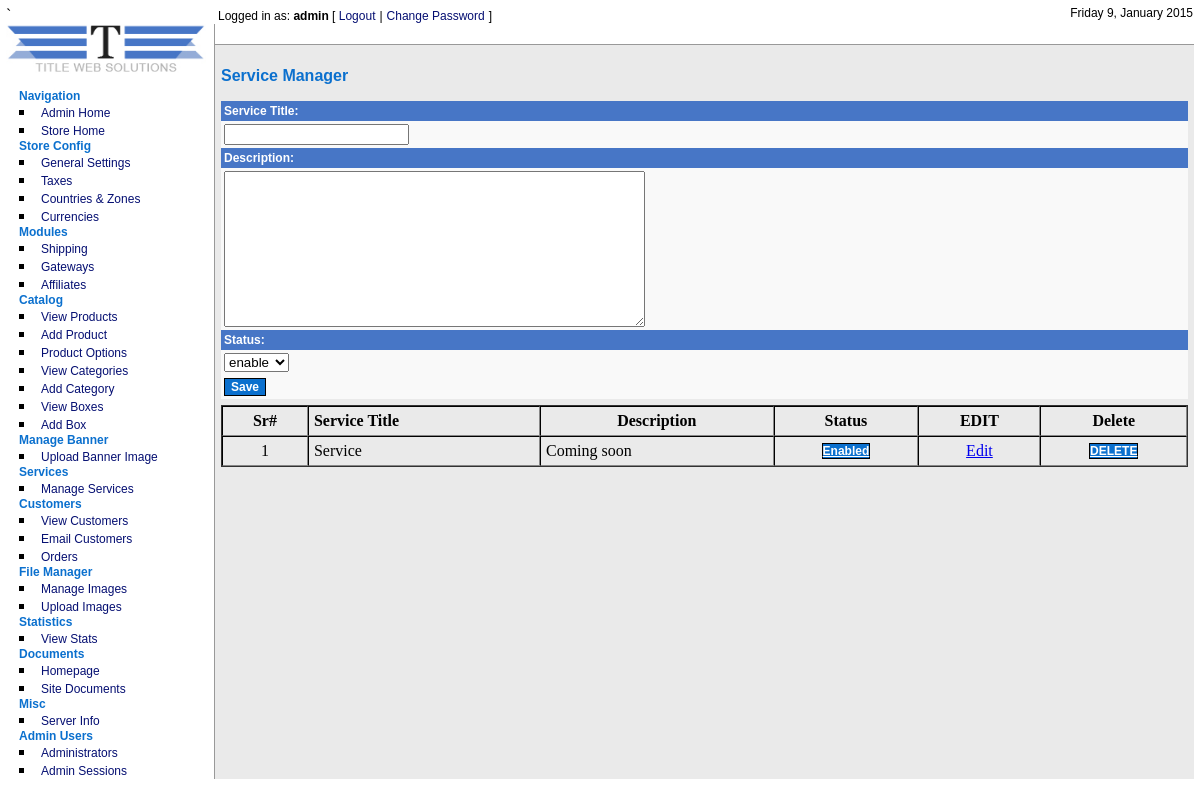
/admin/manageTestimonial/index.php (signed in), run on the app's committed database.
### tables this page shows
CREATE TABLE IF NOT EXISTS `cubecart_admin_users` (
  `adminId` int(11) NOT NULL AUTO_INCREMENT,
  `name` varchar(255) NOT NULL DEFAULT '',
  `username` varchar(255) NOT NULL DEFAULT '',
  `password` varchar(32) NOT NULL DEFAULT '',
  `email` varchar(255) NOT NULL DEFAULT '',
  `noLogins` int(11) NOT NULL DEFAULT '0',
  `isSuper` int(11) NOT NULL DEFAULT '0',
  `notes` text,
  `failLevel` int(1) NOT NULL DEFAULT '0',
  `blockTime` int(10) NOT NULL DEFAULT '0',
  `lastTime` int(10) NOT NULL DEFAULT '0',
  KEY `adminId` (`adminId`)
);

CREATE TABLE IF NOT EXISTS `cubecart_testimonial` (
  `id` int(11) NOT NULL AUTO_INCREMENT,
  `answer` text NOT NULL,
  `question` varchar(500) NOT NULL,
  `status` tinyint(1) NOT NULL,
  PRIMARY KEY (`id`)
);

### admin/manageTestimonial/index.php (the view, shortened to what the rows shown need)
<?php
include("../../includes/global.inc.php");
require_once("../../classes/db.inc.php");
$db = new db();
include_once("../../includes/functions.inc.php");
$config = fetchDbConfig("config");
include_once("../../language/".$config['defaultLang']."/lang.inc.php");
include("../includes/auth.inc.php");
include("../includes/header.inc.php");
?>
	<table style="border:1px solid #333333; width:100%;" align="center" border="1" cellpadding="5" cellspacing="0">
		<thead>
			<th>Sr#</th>
			<th  align="left">Service Title</th>
			<th>Description</th>
			<th>Status</th>
            <th>EDIT</th>
			<th>Delete</th>
		</thead>
		<tbody>
		<?php
			$query = "SELECT * FROM ".$glob['dbprefix']."CubeCart_testimonial ORDER BY id ASC";
			$results = $db->select($query);
			if(count($results) > 0) {
				for ($i=0; $i<count($results); $i++){
				?>
					<tr>
						<td  align="center"><?=$i+1 ?></td>
						<td  align="left"><?=$results[$i]['question']?></td>
                       	<td  align="left" ><?=substr($results[$i]['answer'],0,200)?></td>
						<td  align="center"><a href="<?php echo $GLOBALS['rootRel']; ?>admin/manageTestimonial/index.php?status=<? if($results[$i]['status']==1)echo 0; else echo 1;?>&amp;id=<?=$results[$i]['id']?>" class="submit"><?php if($results[$i]['status']==1) echo "Enabled"; else echo "Disabled";?></a></td>
                        <td  align="center"><a href="<?php echo $GLOBALS['rootRel']; ?>admin/manageTestimonial/index.php?updateid=<?=$results[$i]['id']?>">Edit</a></td>
						<td  align="center"><a href="<?php echo $GLOBALS['rootRel']; ?>admin/manageTestimonial/index.php?delete_id=<?=$results[$i]['id']?>&amp;image_path=<?=$results[$i]['imagePath']?>" class="submit">DELETE</a></td>
					</tr>
				<?php
				}
			}
		?>
	</tbody>
	</table>
<?php include("../includes/footer.inc.php"); ?>

### admin/includes/header.inc.php (shortened to what the rows shown need)
<!DOCTYPE HTML PUBLIC "-//W3C//DTD XHTML 1.0 Transitional//EN" "http://www.w3.org/TR/xhtml1/DTD/xhtml1-transitional.dtd">
<html xmlns="http://www.w3.org/1999/xhtml">
<head>
<link href="<?php echo $GLOBALS['rootRel']; ?>admin/styles/style.css" rel="stylesheet" type="text/css" />
</head>
<body>
<?php
if(isset($_SESSION['ccAdmin']) && strpos(dirname($_SERVER['PHP_SELF']), $_SESSION['ccAdminPath']) == 0){ ?>
<table width="100%" border="0" cellspacing="0" cellpadding="0">
  <tr>
    <td valign="top" width="180" rowspan="3" class="tdNav">
<?php include($GLOBALS['rootDir']."/admin/includes/navigation.inc.php"); ?>
	</td>
  </tr>
  <tr>
  <td valign="top" class="tdContent">
<div id="topBar">
<div id="loginBar">
	<span class="txtLogin"><?php echo $lang['admin']['incs']['logged_in_as'];?> <strong><?php echo $ccAdminData[0]['username']; ?></strong> [ </span><a href="<?php echo $GLOBALS['rootRel']; ?>admin/logout.php" class="txtLink"><?php echo $lang['admin']['incs']['logout'];?></a> <span class="txtLogin">|</span> <a href="<?php echo $GLOBALS['rootRel'];?>admin/adminusers/changePass.php" class="txtLink"><?php echo $lang['admin']['incs']['change_pass'];?></a> <span class="txtLogin">]</span>
</div>
<div id="dateBar">
	<span class="txtLogin"><?php echo formatTime(time(),$strftime); ?></span>
</div>
</div>
<div id="contentPad">
<?php } ?>

### data on the page
cubecart_admin_users: username "admin"
cubecart_testimonial: question "Service", answer "Coming soon", status "Enabled"

### other printed values
$lang['admin']['nav']['navigation'] "Navigation"
$lang['admin']['nav']['admin_home'] "Admin Home"
$lang['admin']['nav']['store_home'] "Store Home"
$lang['admin']['nav']['store_config'] "Store Config"
$lang['admin']['nav']['gen_settings'] "General Settings"
$lang['admin']['nav']['taxes'] "Taxes"
$lang['admin']['nav']['countries_zones'] "Countries & Zones"
$lang['admin']['nav']['currencies'] "Currencies"
$lang['admin']['nav']['modules'] "Modules"
$lang['admin']['nav']['shipping'] "Shipping"
$lang['admin']['nav']['gateways'] "Gateways"
$lang['admin']['nav']['affiliates'] "Affiliates"
$lang['admin']['nav']['catalog'] "Catalog"
$lang['admin']['nav']['view_products'] "View Products"
$lang['admin']['nav']['add_product'] "Add Product"
